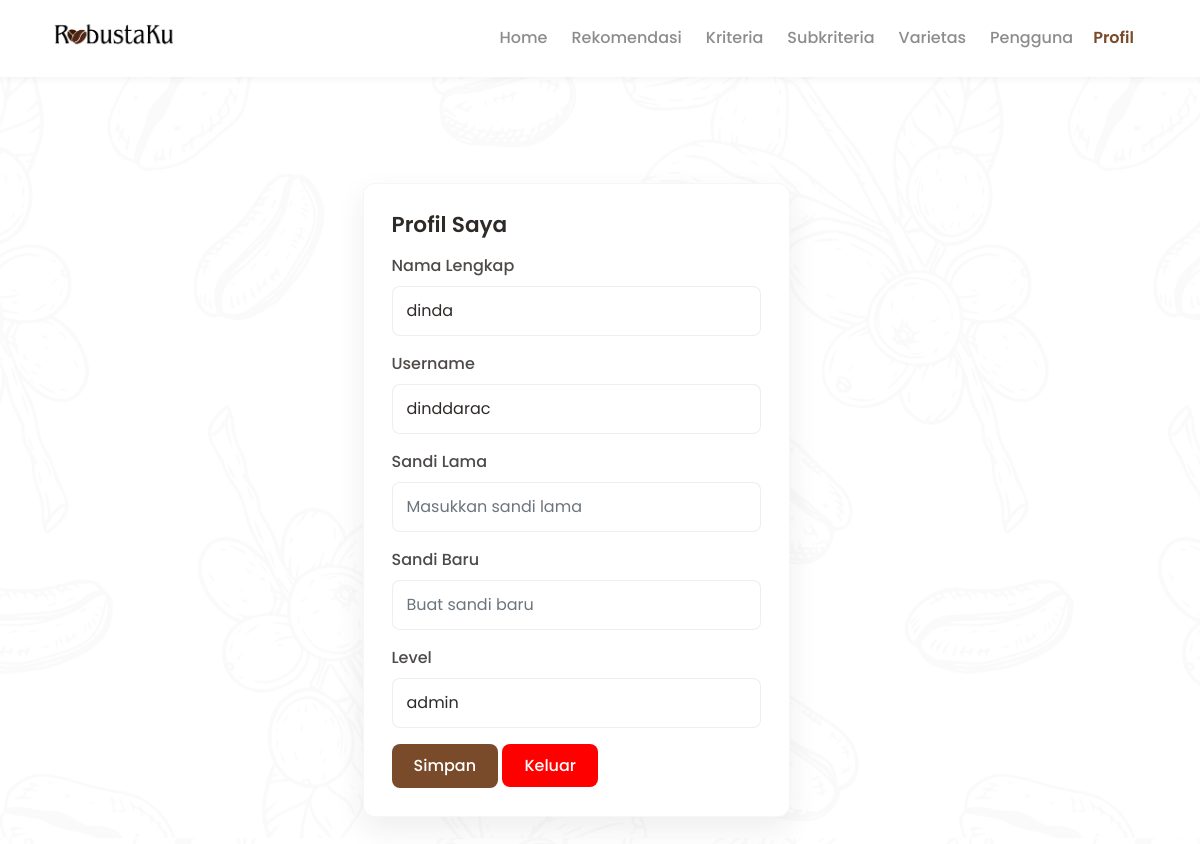
/profil.php (signed in), run on the app's committed database.
### tables this page shows
CREATE TABLE `pengguna` (
  `id_pengguna` int(11) NOT NULL,
  `nama` varchar(50) NOT NULL,
  `username` varchar(20) NOT NULL,
  `password` varchar(200) NOT NULL,
  `level` set('admin','user') NOT NULL
);

### profil.php (the view, shortened to what this page needs)
<?php
include "koneksi.php";
$id = $_SESSION['id'];
$level = $_SESSION['level'];
$query = mysqli_query($koneksi, "SELECT * FROM pengguna WHERE id_pengguna = '$id'");
$data = mysqli_fetch_array($query);
?>
<!DOCTYPE html>
<html lang="id">
<head>
    <link href="https://cdn.jsdelivr.net/npm/bootstrap@5.1.3/dist/css/bootstrap.min.css" rel="stylesheet">
    <link href="css/style.css" rel="stylesheet" />
</head>
<body>
    <nav class="navbar navbar-expand-lg navbar-custom">
        <div class="container">
            <div class="brand-wrap">
                <a href="homepage.php"><img src="assets/img/logo_robustaku.png" alt="RobustaKu Logo"></a>
            </div>
            <div class="collapse navbar-collapse justify-content-end" id="navMenu">
                <ul class="navbar-nav align-items-center me-3">
                    <li class="nav-item"><a class="nav-link unactive" href="homepage.php">Home</a></li>
                    <li class="nav-item"><a class="nav-link unactive" href="rekomendasi.php">Rekomendasi</a></li>
                    <?php if ($level == 'admin'): ?>
                    <li class="nav-item"><a class="nav-link unactive" href="kriteria.php">Kriteria</a></li>
                    <li class="nav-item"><a class="nav-link unactive" href="subkriteria.php">Subkriteria</a></li>
                    <li class="nav-item"><a class="nav-link unactive" href="varietas.php">Varietas</a></li>
                    <li class="nav-item"><a class="nav-link unactive" href="pengguna.php">Pengguna</a></li>
                    <?php endif; ?>
                    <li class="nav-item"><a class="nav-link active" href="profil.php">Profil</a></li>
                </ul>
            </div>
        </div>
    </nav>
    <div class="container page-wrap">
    <div class="row w-100 justify-content-center gx-5 align-items-center">
            <div class="col-lg-5">
                <div class="auth-card">
                    <h3 class="card-title">Profil Saya</h3>
        <form action="proses.php" method="post" class="mt-3">
            <div class="mb-3">
                <label for="nama" class="form-label">Nama Lengkap</label>
                <input name="nama" value="<?= isset($data['nama']) ? $data['nama'] : ''; ?>" class="form-control" id="nama" type="text" placeholder="Nama Lengkap" pattern="[A-Za-z]+( [A-Za-z]+)*" oninvalid="this.setCustomValidity('Inputan hanya berupa huruf')"  oninput="setCustomValidity('')" required autocomplete="off" />
            </div>
            <div class="mb-3">
                <label for="user" class="form-label">Username</label>
                <input name="user" value="<?= $data['username'] ?>" class="form-control" oninput="setCustomValidity('')" autocomplete="off" readonly />
            </div>
            <div class="mb-3">
                <label for="password" class="form-label">Sandi Lama</label>
                <input name="password" class="form-control" id="password" type="password" placeholder="Masukkan sandi lama" pattern="[^&#34;&#39;&#60;&#62;]+" minlength="5" autocomplete="off" />
            </div>
            <div class="mb-3">
                <label for="pass_new" class="form-label">Sandi Baru</label>
                <input name="pass_new" class="form-control" id="pass_new" type="password" placeholder="Buat sandi baru" pattern="[^&#34;&#39;&#60;&#62;]+" minlength="5" autocomplete="off" />
            </div>
            <div class="mb-3">
                <label for="level" class="form-label">Level</label>
                <input name="level" value="<?= isset($data['level']) ? $data['level'] : ''; ?>" class="form-control" oninput="setCustomValidity('')" autocomplete="off" readonly />
            </div>
            <div class="btn-wrap">
                <button type="submit" name="edit_profil" class="btn-primary">Simpan</button>
                <a href="#" class="btn-danger" data-bs-toggle="modal" data-bs-target="#keluar">Keluar</a>
            </div>
        </form>
    </div>
</div>
</body>
</html>

### css/style.css (style rules this page uses)
:root { --robusta-brown: #7a4b2a; --robusta-brown-dark: #6b3f22; --text-dark: #2e2a28; --overlay: rgba(0,0,0,0.45); }
html, body { padding-top: 50px; height: 100%; margin: 0; font-family: "Poppins", sans-serif; -webkit-font-smoothing: antialiased; -moz-osx-font-smoothing: grayscale; color: var(--text-dark); background-color: #ffffff; background-image: url('../assets/img/coffeepattern.png'); background-attachment: fixed; background-repeat: repeat; background-position: center; background-size: 100%; }
.page-wrap { min-height: 100vh; display: flex; align-items: center; padding: 60px 0; }
.auth-card { background: #fff; border-radius: 12px; box-shadow: 0 12px 30px rgba(46,42,40,0.08); border: 1px solid rgba(46,42,40,0.04); padding: 28px; }
.auth-card .card-title { font-weight: 600; font-size: 1.35rem; color: var(--text-dark); margin-bottom: 6px; }
.auth-card .form-label { color: rgba(46,42,40,0.85); font-weight: 500; }
.auth-card .form-control { border-radius: 8px; border: 1px solid rgba(46,42,40,0.08); padding: 12px 14px; background: #fff; color: var(--text-dark); }
.auth-card .btn-primary { background: var(--robusta-brown); border: none; padding: 10px 22px; border-radius: 8px; font-weight: 500; }
.navbar-custom { position: fixed; top: 0; left: 0; right: 0; width: 100%; background: #fff; padding: 14px 0; box-shadow: 0 2px 8px rgba(0,0,0,0.05); z-index: 9999 !important; }
.navbar .container { max-width: 1140px; }
.brand-wrap { display: flex; align-items: center; gap: 12px; }
.brand-wrap img { width: 140px; height: auto; display: block; }
.nav-link { color: var(--robusta-brown); font-weight: 600; padding: 8px 12px; }
.navbar .nav-link.unactive { color: rgba(0,0,0,0.45); font-weight: 500; padding: 8px 12px; }
.btn-primary { background: var(--robusta-brown); color: #fff; border: none; padding: 10px 18px; border-radius: 10px; font-weight:500; }
.btn-danger { background: red; color: #fff; border: none; padding: 10px 22px; border-radius: 8px; font-weight: 500; text-decoration: none; }

### data on the page
pengguna: nama "dinda", user "dinddarac", level "admin"
